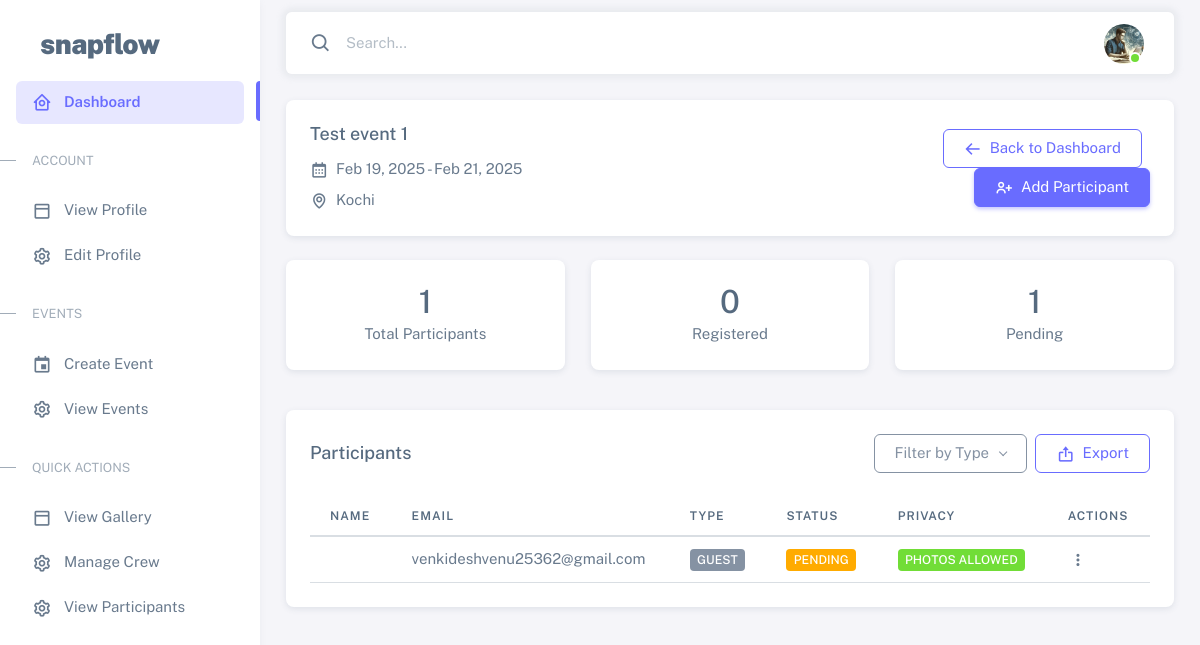
Page /events/test-event-1/participants/ (signed in) on the earlier database version.
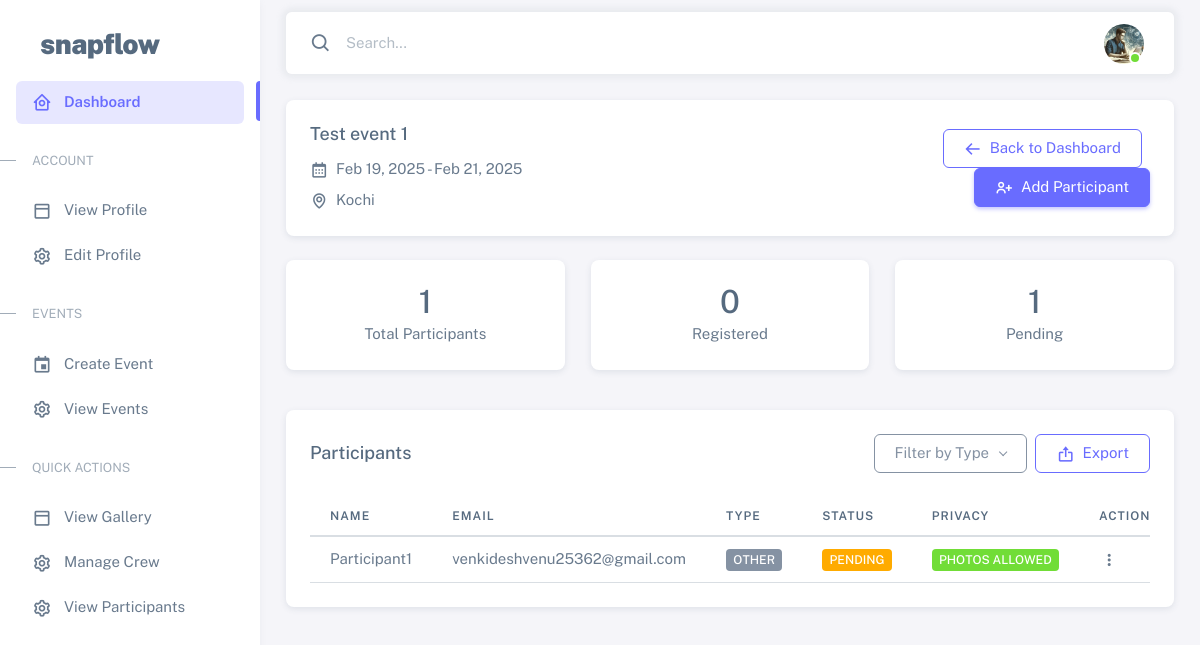
Same page on the later database version.
### events/models.py (models this page shows, shortened)
class EventParticipant(models.Model):
    class ParticipantTypes(models.TextChoices):
        GUEST = 'GUEST', _('Guest')
        VIP = 'VIP', _('VIP')
        SPEAKER = 'SPEAKER', _('Speaker')
        PERFORMER = 'PERFORMER', _('Performer')
        STAFF = 'STAFF', _('Staff')
        OTHER = 'OTHER', _('Other')
    event = models.ForeignKey(Event, on_delete=models.CASCADE, related_name='participants')
    user = models.ForeignKey(
        settings.AUTH_USER_MODEL,
        on_delete=models.CASCADE,
        null=True,
        blank=True
    )
    email = models.EmailField()
    name = models.CharField(max_length=100)
    participant_type = models.CharField(
        max_length=20,
        choices=ParticipantTypes.choices,
        default=ParticipantTypes.GUEST
    )
    is_registered = models.BooleanField(default=False)
    registration_code = models.CharField(max_length=20, unique=True)
    allow_photos = models.BooleanField(default=True)
    request_blur = models.BooleanField(default=False)
    created_at = models.DateTimeField(auto_now_add=True)
    updated_at = models.DateTimeField(auto_now=True)
    class Meta:
        unique_together = ['event', 'email']

### events/views.py (the view)
# urls.py: path('<slug:slug>/participants/', views.EventParticipantsView.as_view(), name='event_participants'),
class EventParticipantsView(LoginRequiredMixin, DetailView):
    model = Event
    template_name = 'events/event_participants.html'
    context_object_name = 'event'
    def get_object(self):
        return get_object_or_404(Event, slug=self.kwargs['slug'])
    def get_context_data(self, **kwargs):
        context = super().get_context_data(**kwargs)
        event = self.object
        is_organizer = event.organizer == self.request.user
        is_crew = event.crew_members.filter(member=self.request.user).exists()
        if not (is_organizer or is_crew):
            return HttpResponseForbidden("You don't have permission to view this page.")
        context['is_organizer'] = is_organizer
        context['is_crew'] = is_crew
        participant_type = self.request.GET.get('type', None)
        participants = event.participants.all()
        if participant_type:
            participants = participants.filter(participant_type=participant_type)
        context['participants'] = participants
        context['participant_types'] = EventParticipant.ParticipantTypes.choices
        if participant_type:
            display_name = dict(EventParticipant.ParticipantTypes.choices).get(participant_type, participant_type)
        else:
            display_name = None
        context['current_filter'] = display_name
        context['total_participants'] = event.participants.count()
        context['registered_count'] = event.participants.filter(is_registered=True).count()
        return context

### events/templatetags/custom_filters.py (called while the page is built)
@register.filter
def sub(value, arg):
    try:
        return int(value) - int(arg)
    except (ValueError, TypeError):
        return 0  # Handle errors gracefully

### templates/events/event_participants.html (shortened to what the changed rows need)
{% extends "users/db_base.html" %}
{% load custom_filters %}
{% block content %}
<div class="container-xxl flex-grow-1 container-p-y">
    <div class="row">
        <div class="col-12 mb-4">
            <div class="row">
                <div class="col-md-4 col-sm-6 mb-3">
                    <div class="card">
                        <div class="card-body text-center">
                            <h2 class="mb-1">{{ total_participants }}</h2>
                        </div>
                    </div>
                </div>
                <div class="col-md-4 col-sm-6 mb-3">
                    <div class="card">
                        <div class="card-body text-center">
                            <h2 class="mb-1">{{ registered_count }}</h2>
                        </div>
                    </div>
                </div>
                <div class="col-md-4 col-sm-6 mb-3">
                    <div class="card">
                        <div class="card-body text-center">
                            <h2 class="mb-1">{{ total_participants|default:0|sub:registered_count }}</h2>
                        </div>
                    </div>
                </div>
            </div>
        </div>
        <div class="col-12">
            <div class="card">
                <div class="card-body">
                    <div class="table-responsive">
                        <table class="table table-hover">
                            <thead>
                                <tr>
                                    <th>Name</th>
                                    <th>Email</th>
                                    <th>Type</th>
                                    <th>Status</th>
                                    <th>Privacy</th>
                                    {% if is_organizer %}
                                    <th>Actions</th>
                                    {% endif %}
                                </tr>
                            </thead>
                            <tbody>
                                {% for participant in participants %}
                                <tr>
                                    <td>{{ participant.name }}</td>
                                    <td>{{ participant.email }}</td>
                                    <td>
                                        <span class="badge bg-{% if participant.participant_type == 'VIP' %}warning{% elif participant.participant_type == 'SPEAKER' %}info{% elif participant.participant_type == 'PERFORMER' %}success{% else %}secondary{% endif %}">
                                            {{ participant.get_participant_type_display }}
                                        </span>
                                    </td>
                                    <td>
                                        {% if participant.is_registered %}
                                        <span class="badge bg-success">Registered</span>
                                        {% else %}
                                        <span class="badge bg-warning">Pending</span>
                                        {% endif %}
                                    </td>
                                    <td>
                                        {% if participant.request_blur %}
                                        <span class="badge bg-warning">Blur Requested</span>
                                        {% elif participant.allow_photos %}
                                        <span class="badge bg-success">Photos Allowed</span>
                                        {% else %}
                                        <span class="badge bg-danger">Photos Declined</span>
                                        {% endif %}
                                    </td>
                                    {% if is_organizer %}
                                    <td>
                                        <div class="dropdown">
                                            <button type="button" class="btn p-0 dropdown-toggle hide-arrow" data-bs-toggle="dropdown">
                                                <i class="bx bx-dots-vertical-rounded"></i>
                                            </button>
                                        </div>
                                    </td>
                                    {% endif %}
                                </tr>
                                {% empty %}
                                <tr>
                                    <td colspan="{% if is_organizer %}6{% else %}5{% endif %}" class="text-center">No participants found.</td>
                                </tr>
                                {% endfor %}
                            </tbody>
                        </table>
                    </div>
                </div>
            </div>
        </div>
    </div>
</div>
{% load custom_filters %}
{% endblock %}

Differences in the rows shown:
removed EventParticipant: email "venkideshvenu25362@gmail.com", participant_type "GUEST", is_registered "PENDING", request_blur "PHOTOS ALLOWED"
added EventParticipant: name "Participant1", email "venkideshvenu25362@gmail.com", participant_type "OTHER", is_registered "PENDING", request_blur "PHOTOS ALLOWED"
